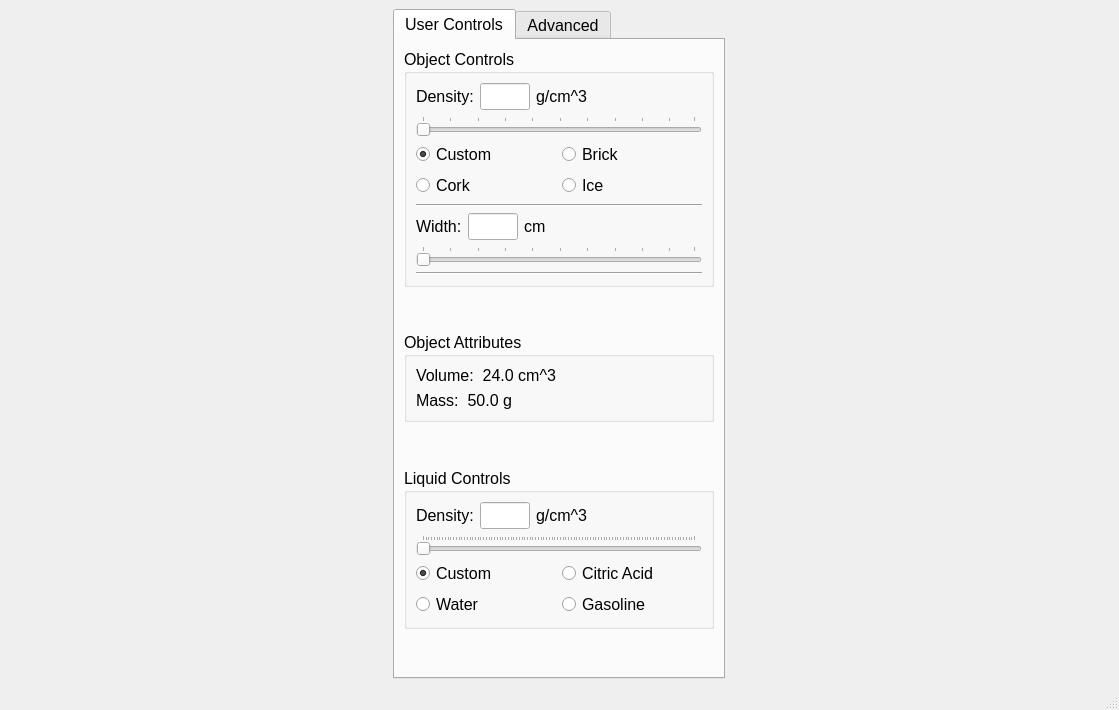
<?xml version="1.0" encoding="UTF-8"?>
<ui version="4.0">
 <class>MainWindow</class>
 <widget class="QMainWindow" name="MainWindow">
  <property name="geometry">
   <rect>
    <x>0</x>
    <y>0</y>
    <width>1119</width>
    <height>710</height>
   </rect>
  </property>
  <property name="windowTitle">
   <string>Archimedes</string>
  </property>
  <widget class="QWidget" name="centralwidget">
   <layout class="QHBoxLayout" name="horizontalLayout">
    <item>
     <widget class="QTabWidget" name="tabWidget">
      <property name="sizePolicy">
       <sizepolicy hsizetype="Fixed" vsizetype="Expanding">
        <horstretch>0</horstretch>
        <verstretch>0</verstretch>
       </sizepolicy>
      </property>
      <property name="font">
       <font>
        <pointsize>12</pointsize>
       </font>
      </property>
      <property name="currentIndex">
       <number>0</number>
      </property>
      <widget class="QWidget" name="tab_3">
       <attribute name="title">
        <string>User Controls</string>
       </attribute>
       <layout class="QVBoxLayout" name="verticalLayout_7">
        <item>
         <widget class="QGroupBox" name="groupBox">
          <property name="font">
           <font>
            <pointsize>12</pointsize>
           </font>
          </property>
          <property name="title">
           <string>Object Controls</string>
          </property>
          <layout class="QVBoxLayout" name="verticalLayout_4">
           <item>
            <layout class="QVBoxLayout" name="verticalLayout_2">
             <item>
              <layout class="QHBoxLayout" name="horizontalLayout_4">
               <item>
                <widget class="QLabel" name="label_3">
                 <property name="sizePolicy">
                  <sizepolicy hsizetype="Preferred" vsizetype="Preferred">
                   <horstretch>0</horstretch>
                   <verstretch>0</verstretch>
                  </sizepolicy>
                 </property>
                 <property name="font">
                  <font>
                   <pointsize>12</pointsize>
                  </font>
                 </property>
                 <property name="text">
                  <string>Density:</string>
                 </property>
                </widget>
               </item>
               <item>
                <widget class="QLineEdit" name="probeDensityLineEdit">
                 <property name="maximumSize">
                  <size>
                   <width>50</width>
                   <height>16777215</height>
                  </size>
                 </property>
                 <property name="font">
                  <font>
                   <pointsize>12</pointsize>
                  </font>
                 </property>
                </widget>
               </item>
               <item>
                <widget class="QLabel" name="label_2">
                 <property name="font">
                  <font>
                   <pointsize>12</pointsize>
                  </font>
                 </property>
                 <property name="text">
                  <string>g/cm^3</string>
                 </property>
                </widget>
               </item>
               <item>
                <spacer name="horizontalSpacer_4">
                 <property name="orientation">
                  <enum>Qt::Horizontal</enum>
                 </property>
                 <property name="sizeHint" stdset="0">
                  <size>
                   <width>40</width>
                   <height>20</height>
                  </size>
                 </property>
                </spacer>
               </item>
              </layout>
             </item>
             <item>
              <widget class="QSlider" name="probeDensitySlider">
               <property name="orientation">
                <enum>Qt::Horizontal</enum>
               </property>
               <property name="tickPosition">
                <enum>QSlider::TicksAbove</enum>
               </property>
               <property name="tickInterval">
                <number>10</number>
               </property>
              </widget>
             </item>
            </layout>
           </item>
           <item>
            <layout class="QHBoxLayout" name="horizontalLayout_5">
             <item>
              <widget class="QRadioButton" name="customProbeDensityRadioButton">
               <property name="font">
                <font>
                 <pointsize>12</pointsize>
                </font>
               </property>
               <property name="text">
                <string>Custom</string>
               </property>
               <property name="checked">
                <bool>true</bool>
               </property>
              </widget>
             </item>
             <item>
              <widget class="QRadioButton" name="brickProbeDensityRadioButton">
               <property name="font">
                <font>
                 <pointsize>12</pointsize>
                </font>
               </property>
               <property name="text">
                <string>Brick</string>
               </property>
              </widget>
             </item>
            </layout>
           </item>
           <item>
            <layout class="QHBoxLayout" name="horizontalLayout_6">
             <item>
              <widget class="QRadioButton" name="corkProbeDensityRadioButton">
               <property name="font">
                <font>
                 <pointsize>12</pointsize>
                </font>
               </property>
               <property name="text">
                <string>Cork</string>
               </property>
              </widget>
             </item>
             <item>
              <widget class="QRadioButton" name="iceProbeDensityRadioButton">
               <property name="font">
                <font>
                 <pointsize>12</pointsize>
                </font>
               </property>
               <property name="text">
                <string>Ice</string>
               </property>
              </widget>
             </item>
            </layout>
           </item>
           <item>
            <widget class="Line" name="line">
             <property name="orientation">
              <enum>Qt::Horizontal</enum>
             </property>
            </widget>
           </item>
           <item>
            <layout class="QVBoxLayout" name="verticalLayout_3">
             <item>
              <layout class="QHBoxLayout" name="horizontalLayout_2">
               <item>
                <widget class="QLabel" name="label">
                 <property name="font">
                  <font>
                   <pointsize>12</pointsize>
                  </font>
                 </property>
                 <property name="text">
                  <string>Width:</string>
                 </property>
                 <property name="alignment">
                  <set>Qt::AlignLeading|Qt::AlignLeft|Qt::AlignVCenter</set>
                 </property>
                 <property name="margin">
                  <number>0</number>
                 </property>
                 <property name="indent">
                  <number>-1</number>
                 </property>
                </widget>
               </item>
               <item>
                <widget class="QLineEdit" name="probeWidthLineEdit">
                 <property name="maximumSize">
                  <size>
                   <width>50</width>
                   <height>16777215</height>
                  </size>
                 </property>
                 <property name="font">
                  <font>
                   <pointsize>12</pointsize>
                  </font>
                 </property>
                </widget>
               </item>
               <item>
                <widget class="QLabel" name="label_4">
                 <property name="font">
                  <font>
                   <pointsize>12</pointsize>
                  </font>
                 </property>
                 <property name="text">
                  <string>cm</string>
                 </property>
                </widget>
               </item>
               <item>
                <spacer name="horizontalSpacer_3">
                 <property name="orientation">
                  <enum>Qt::Horizontal</enum>
                 </property>
                 <property name="sizeHint" stdset="0">
                  <size>
                   <width>40</width>
                   <height>20</height>
                  </size>
                 </property>
                </spacer>
               </item>
              </layout>
             </item>
             <item>
              <widget class="QSlider" name="probeWidthSlider">
               <property name="orientation">
                <enum>Qt::Horizontal</enum>
               </property>
               <property name="tickPosition">
                <enum>QSlider::TicksAbove</enum>
               </property>
               <property name="tickInterval">
                <number>10</number>
               </property>
              </widget>
             </item>
            </layout>
           </item>
           <item>
            <widget class="Line" name="line_2">
             <property name="orientation">
              <enum>Qt::Horizontal</enum>
             </property>
            </widget>
           </item>
          </layout>
         </widget>
        </item>
        <item>
         <spacer name="verticalSpacer_4">
          <property name="orientation">
           <enum>Qt::Vertical</enum>
          </property>
          <property name="sizeHint" stdset="0">
           <size>
            <width>20</width>
            <height>40</height>
           </size>
          </property>
         </spacer>
        </item>
        <item>
         <widget class="QGroupBox" name="groupBox_6">
          <property name="font">
           <font>
            <pointsize>12</pointsize>
           </font>
          </property>
          <property name="title">
           <string>Object Attributes</string>
          </property>
          <layout class="QVBoxLayout" name="verticalLayout">
           <item>
            <widget class="QLabel" name="volumeLabel">
             <property name="text">
              <string>Volume:  24.0 cm^3</string>
             </property>
            </widget>
           </item>
           <item>
            <widget class="QLabel" name="massLabel">
             <property name="text">
              <string>Mass:  50.0 g</string>
             </property>
            </widget>
           </item>
          </layout>
         </widget>
        </item>
        <item>
         <spacer name="verticalSpacer_3">
          <property name="orientation">
           <enum>Qt::Vertical</enum>
          </property>
          <property name="sizeHint" stdset="0">
           <size>
            <width>20</width>
            <height>40</height>
           </size>
          </property>
         </spacer>
        </item>
        <item>
         <widget class="QGroupBox" name="groupBox_2">
          <property name="font">
           <font>
            <pointsize>12</pointsize>
           </font>
          </property>
          <property name="title">
           <string>Liquid Controls</string>
          </property>
          <layout class="QVBoxLayout" name="verticalLayout_6">
           <item>
            <layout class="QVBoxLayout" name="verticalLayout_5">
             <item>
              <layout class="QHBoxLayout" name="horizontalLayout_3">
               <item>
                <widget class="QLabel" name="label_5">
                 <property name="text">
                  <string>Density:</string>
                 </property>
                </widget>
               </item>
               <item>
                <widget class="QLineEdit" name="liquidDensityLineEdit">
                 <property name="maximumSize">
                  <size>
                   <width>50</width>
                   <height>16777215</height>
                  </size>
                 </property>
                </widget>
               </item>
               <item>
                <widget class="QLabel" name="label_6">
                 <property name="text">
                  <string>g/cm^3</string>
                 </property>
                </widget>
               </item>
               <item>
                <spacer name="horizontalSpacer">
                 <property name="orientation">
                  <enum>Qt::Horizontal</enum>
                 </property>
                 <property name="sizeHint" stdset="0">
                  <size>
                   <width>40</width>
                   <height>20</height>
                  </size>
                 </property>
                </spacer>
               </item>
              </layout>
             </item>
             <item>
              <widget class="QSlider" name="liquidDensitySlider">
               <property name="orientation">
                <enum>Qt::Horizontal</enum>
               </property>
               <property name="tickPosition">
                <enum>QSlider::TicksAbove</enum>
               </property>
              </widget>
             </item>
            </layout>
           </item>
           <item>
            <layout class="QHBoxLayout" name="horizontalLayout_7">
             <item>
              <widget class="QRadioButton" name="customLiquidDensityRadioButton">
               <property name="text">
                <string>Custom</string>
               </property>
               <property name="checked">
                <bool>true</bool>
               </property>
              </widget>
             </item>
             <item>
              <widget class="QRadioButton" name="citricAcidLiquidDensityRadioButton">
               <property name="text">
                <string>Citric Acid</string>
               </property>
              </widget>
             </item>
            </layout>
           </item>
           <item>
            <layout class="QHBoxLayout" name="horizontalLayout_8">
             <item>
              <widget class="QRadioButton" name="waterLiquidDensityRadioButton">
               <property name="text">
                <string>Water</string>
               </property>
              </widget>
             </item>
             <item>
              <widget class="QRadioButton" name="gasolineLiquidDensityRadioButton">
               <property name="text">
                <string>Gasoline</string>
               </property>
              </widget>
             </item>
            </layout>
           </item>
          </layout>
         </widget>
        </item>
        <item>
         <spacer name="verticalSpacer">
          <property name="orientation">
           <enum>Qt::Vertical</enum>
          </property>
          <property name="sizeHint" stdset="0">
           <size>
            <width>20</width>
            <height>40</height>
           </size>
          </property>
         </spacer>
        </item>
       </layout>
      </widget>
      <widget class="QWidget" name="tab_4">
       <attribute name="title">
        <string>Advanced</string>
       </attribute>
       <layout class="QVBoxLayout" name="verticalLayout_8">
        <item>
         <widget class="QCheckBox" name="hapticsCheckBox">
          <property name="text">
           <string>Haptics</string>
          </property>
          <property name="checked">
           <bool>true</bool>
          </property>
         </widget>
        </item>
        <item>
         <widget class="QCheckBox" name="forceVisualizationCheckBox">
          <property name="text">
           <string>Force Visualization</string>
          </property>
          <property name="checked">
           <bool>true</bool>
          </property>
         </widget>
        </item>
        <item>
         <widget class="QGroupBox" name="groupBox_4">
          <property name="title">
           <string>Force Correction</string>
          </property>
          <layout class="QVBoxLayout" name="verticalLayout_10">
           <item>
            <layout class="QVBoxLayout" name="verticalLayout_9">
             <item>
              <layout class="QHBoxLayout" name="horizontalLayout_9">
               <item>
                <widget class="QLabel" name="label_7">
                 <property name="text">
                  <string>Force Correction:</string>
                 </property>
                </widget>
               </item>
               <item>
                <widget class="QLineEdit" name="forceCorrectionLineEdit">
                 <property name="maximumSize">
                  <size>
                   <width>40</width>
                   <height>16777215</height>
                  </size>
                 </property>
                </widget>
               </item>
               <item>
                <widget class="QLabel" name="label_8">
                 <property name="text">
                  <string>N</string>
                 </property>
                </widget>
               </item>
               <item>
                <spacer name="horizontalSpacer_2">
                 <property name="orientation">
                  <enum>Qt::Horizontal</enum>
                 </property>
                 <property name="sizeHint" stdset="0">
                  <size>
                   <width>40</width>
                   <height>20</height>
                  </size>
                 </property>
                </spacer>
               </item>
              </layout>
             </item>
             <item>
              <widget class="QSlider" name="forceCorrectionSlider">
               <property name="orientation">
                <enum>Qt::Horizontal</enum>
               </property>
               <property name="tickPosition">
                <enum>QSlider::TicksAbove</enum>
               </property>
              </widget>
             </item>
            </layout>
           </item>
          </layout>
         </widget>
        </item>
        <item>
         <widget class="QGroupBox" name="groupBox_5">
          <property name="title">
           <string>Constrain to X and Z planes</string>
          </property>
          <layout class="QVBoxLayout" name="verticalLayout_11">
           <item>
            <widget class="QCheckBox" name="constrainXCheckBox">
             <property name="text">
              <string>Constrain X</string>
             </property>
            </widget>
           </item>
           <item>
            <widget class="QCheckBox" name="constrainZCheckBox">
             <property name="text">
              <string>Constrain Z</string>
             </property>
             <property name="checked">
              <bool>false</bool>
             </property>
            </widget>
           </item>
           <item>
            <layout class="QHBoxLayout" name="horizontalLayout_10">
             <item>
              <widget class="QLabel" name="label_9">
               <property name="text">
                <string>Spring Stiffness (K):</string>
               </property>
              </widget>
             </item>
             <item>
              <widget class="QLineEdit" name="constrainStiffnessLineEdit">
               <property name="minimumSize">
                <size>
                 <width>80</width>
                 <height>0</height>
                </size>
               </property>
               <property name="maximumSize">
                <size>
                 <width>60</width>
                 <height>16777215</height>
                </size>
               </property>
              </widget>
             </item>
             <item>
              <widget class="QLabel" name="label_10">
               <property name="text">
                <string>N m^-1</string>
               </property>
              </widget>
             </item>
             <item>
              <layout class="QHBoxLayout" name="horizontalLayout_11"/>
             </item>
            </layout>
           </item>
           <item>
            <widget class="QSlider" name="constrainStiffnessSlider">
             <property name="orientation">
              <enum>Qt::Horizontal</enum>
             </property>
             <property name="tickPosition">
              <enum>QSlider::TicksAbove</enum>
             </property>
            </widget>
           </item>
          </layout>
         </widget>
        </item>
        <item>
         <widget class="QPushButton" name="saveConfigurationButton">
          <property name="text">
           <string>Save Configuration</string>
          </property>
         </widget>
        </item>
        <item>
         <spacer name="verticalSpacer_2">
          <property name="orientation">
           <enum>Qt::Vertical</enum>
          </property>
          <property name="sizeHint" stdset="0">
           <size>
            <width>20</width>
            <height>40</height>
           </size>
          </property>
         </spacer>
        </item>
       </layout>
      </widget>
     </widget>
    </item>
    <item>
     <layout class="QVBoxLayout" name="glWidgetLayout">
      <property name="sizeConstraint">
       <enum>QLayout::SetMaximumSize</enum>
      </property>
     </layout>
    </item>
   </layout>
  </widget>
  <widget class="QMenuBar" name="menubar">
   <property name="geometry">
    <rect>
     <x>0</x>
     <y>0</y>
     <width>1119</width>
     <height>20</height>
    </rect>
   </property>
  </widget>
  <widget class="QStatusBar" name="statusbar"/>
 </widget>
 <resources/>
 <connections/>
</ui>
